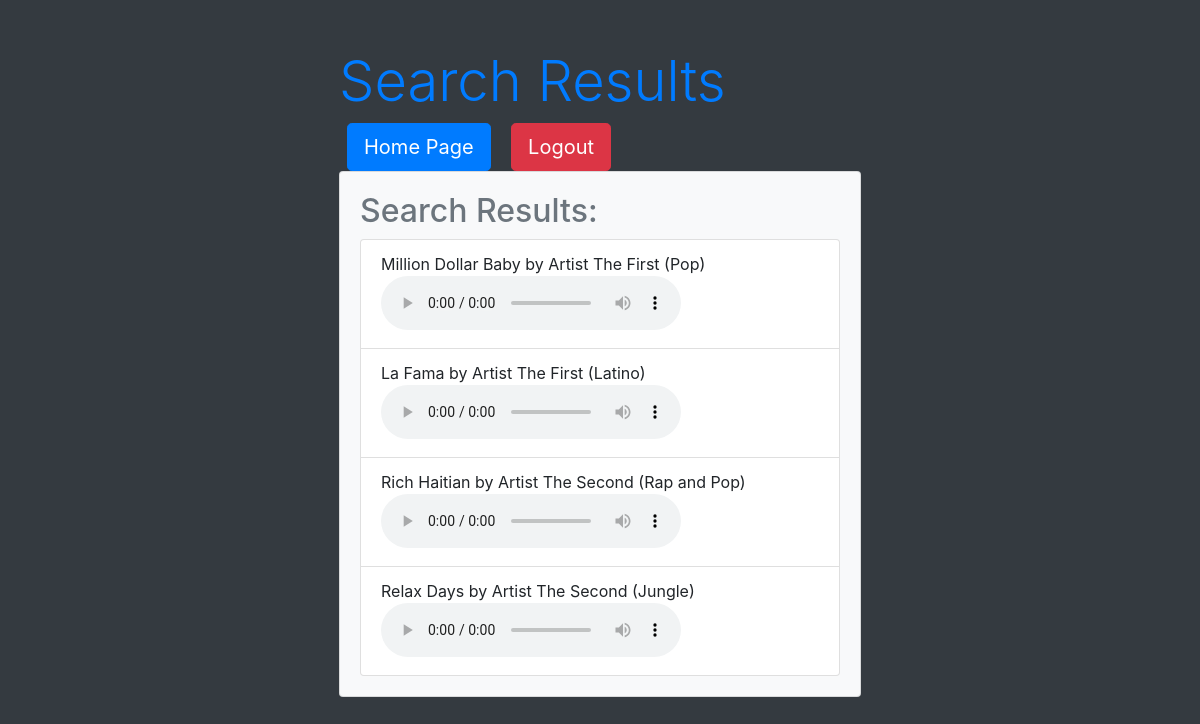
Page /music/search/results/ on the committed database.
### music_streaming_app/models.py (models this page shows, shortened)
class MusicTrack(models.Model):
    title = models.CharField(max_length=100)
    artist = models.ForeignKey(User, on_delete=models.CASCADE, related_name='tracks')
    audio_file = models.FileField(upload_to='audio_files/')
    genre = models.CharField(max_length=50)

class User(AbstractUser):
    name = models.CharField(max_length=100, unique=True)
    bio = models.TextField()
    is_artist = models.BooleanField(default=False)
    email = models.EmailField(blank=True)

### music_streaming_app/views.py (the view)
# urls.py: path("music/search/results/", views.music_search_results, name="music_search_results"),
def music_search_results(request):
    song_name = request.GET.get("song_name")
    artist_name = request.GET.get("artist_name")
    genre = request.GET.get("genre")
    songs = MusicTrack.objects.all()
    if song_name:
        songs = songs.filter(title__icontains=song_name)
    if artist_name:
        songs = songs.filter(artist__name__icontains=artist_name)
    if genre:
        songs = songs.filter(genre__icontains=genre)
    return render(request, "music_search_results.html", {"songs": songs})

### music_streaming_app/templates/music_search_results.html (shortened to what this page needs)
{% extends 'base.html' %}
{% block content %}
    <div class="container">
        <div class="row justify-content-center">
            <div class="col-md-6">
                <h1 class="display-4 text-primary">Search Results</h1>
                <a href="{% url "home-page" %}" class="btn btn-primary btn-lg mx-2">Home Page</a>
                <a href="{% url "logout" %}" class="btn btn-danger btn-lg mx-2">Logout</a>
                <div class="card bg-light">
                    <div class="card-body">
                        <h2 class="text-secondary">Search Results:</h2>
                        {% if songs %}
                            <ul class="list-group">
                                {% for song in songs %}
                                    <li class="list-group-item">
                                        {{ song.title }} by {{ song.artist.name }} ({{ song.genre }})
                                        <audio preload="auto" controls>
                                          <source src="{{ song.audio_file.url }}">
                                        </audio>
                                    </li>
                                {% endfor %}
                            </ul>
                        {% else %}
                            <p class="text-secondary">No songs found.</p>
                        {% endif %}
                    </div>
                </div>
            </div>
        </div>
    </div>
{% endblock %}

### rows in the picture
MusicTrack: title "Million Dollar Baby", artist.name "Artist The First", genre "Pop"
MusicTrack: title "La Fama", artist.name "Artist The First", genre "Latino"
MusicTrack: title "Rich Haitian", artist.name "Artist The Second", genre "Rap and Pop"
MusicTrack: title "Relax Days", artist.name "Artist The Second", genre "Jungle"
